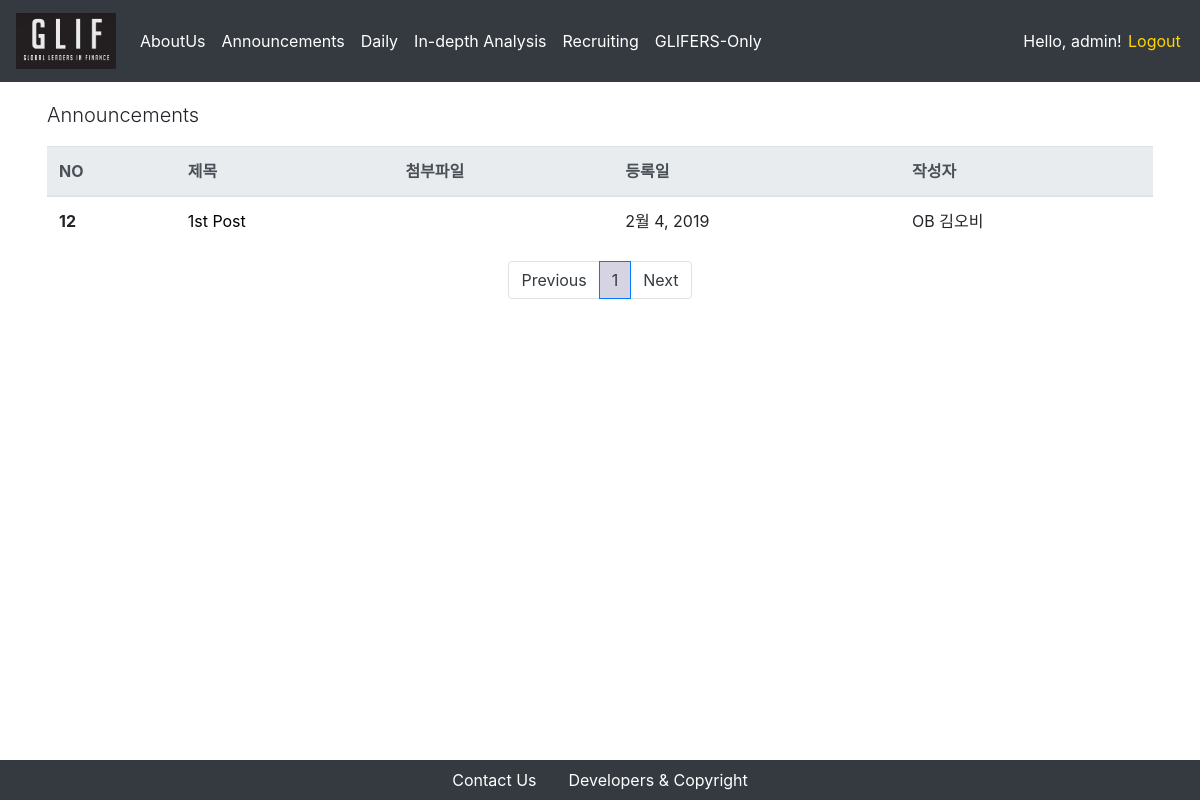
The page /announcement/ (signed in) on the database its author committed.
### users/models.py (models this page shows, shortened)
class CustomUser(AbstractUser):
    is_glifer = models.BooleanField(default=False)
    is_applicant = models.BooleanField(default=False)
    email= models.EmailField(max_length = 250)

class Glifer(models.Model):
    user = models.OneToOneField(CustomUser, on_delete = models.CASCADE, primary_key = True)
    is_mentor = models.BooleanField(default=False)
    is_authorized = models.BooleanField(default = False)
    name_en = models.CharField(max_length = 250)
    name_kr = models.CharField(max_length = 250)
    birthdate = models.DateField(default = "2000-01-01")
    phonenumber = models.CharField(max_length = 250)
    work_at = models.CharField(max_length = 250, blank = True)
    self_intro = models.TextField(max_length = 1000)
    profile_img = models.FileField(upload_to = 'profiles/%Y/%m/%d/', default = '/users/man-user.png')
    nth = models.OneToOneField(Nth, on_delete = models.CASCADE,primary_key = False, null = True, blank = True)
    def __str__(self):
        return str(self.nth.nth) + " " + self.name_kr

class Nth(models.Model):
    nth = models.CharField(max_length = 10)

### announcement/models.py (models this page shows, shortened)
class Post(models.Model):
    title = models.CharField(max_length = 250)
    attached_file = models.FileField(upload_to = 'announcement_attached_files/%Y/%m/%d/', blank = True, null = True)
    written_date = models.DateField(auto_now = True)
    writer = models.ForeignKey(Glifer, on_delete = models.CASCADE, related_name = "announcement_writer")
    content = RichTextUploadingField()

### announcement/views.py (the view)
# urls.py: path('', PostListView.as_view(), name='announcement-index'),
class PostListView(ListView):
    model = Post
    template_name = 'announcement/index.html'
    context_object_name = "posts"
    paginate_by = 5
    block_size = 5 # 하단의 페이지 목록 수
    def get_queryset(self):
        order_by_recent_time = Post.objects.all().order_by("-pk")
        return order_by_recent_time
    def get_context_data(self, **kwargs):
        context = super(PostListView, self).get_context_data(**kwargs)
        block_size = 5 # 하단의 페이지 목록 수
        start_index = int((context['page_obj'].number - 1) / self.block_size) * self.block_size
        end_index = min(start_index + self.block_size, len(context['paginator'].page_range))
        context['page_range'] = context['paginator'].page_range[start_index:end_index]
        return context

### announcement/templates/announcement/index.html (shortened to what this page needs)
{% extends 'setups/base.html' %}
{% block body %}
<div class = "container">
    <div class = "row">
        <p class = "lead">Announcements</p>
        <table class="table">
            <thead class="thead-light">
                <tr>
                    <th scope="col">NO</th>
                    <th scope="col">제목</th>
                    <th scope="col">첨부파일</th>
                    <th scope="col">등록일</th>
                    <th scope="col">작성자</th>
                </tr>
            </thead>
            <tbody>
                {% for post in posts %}
                    <tr>
                        <th scope="row">{{ post.id }}</th>
                        <td>
                            <a href="/announcement/{{post.pk}}" style = "color:black"> {{ post.title }} </a>
                        </td>
                        {% if post.attached_file != '' %}
                            <td><button type="button" class="btn btn-outline-dark btn-download" onclick="location.href = '/announcement/{{post.pk}}/download'"><i class="far fa-file"></i></button></td>
                        {% else %}
                            <td></td>
                        {% endif %}
                        <td>{{ post.written_date }}</td>
                        <td>{{ post.writer }}</td>
                    </tr>
                {% endfor %}
            </tbody>
        </table>
    </div>
    <nav aria-label="Page navigation">
        <ul class="pagination justify-content-center">
            {% if page_obj.has_previous %}
            <li class = "page-item">
                <a class = "page-link" href="?page={{ page_obj.previous_page_number }}" aria-label="Previous">
                Previous
                </a>
            </li>
            {% else %}
            <li class="page-item"><a class="page-link" href="#" tabindex="-1" aria-disabled="true">Previous</a></li>
            {% endif %}
            {% for i in page_range %}
            {% if page_obj.number == i %}
                <li class = "active page-item"><a class="page-link" href="#">{{i}}</a></li>
            {% else %}
                <li class = "page-item"><a class = "page-link" href="?page={{ i }}">{{ i }}</a></li>
            {% endif %}
            {% endfor %}
            {% if page_obj.has_next %}
            <li class = "page-item">
                <a class = "page-link" href="?page={{ page_obj.next_page_number }}" aria-label="Next">
                    Next
                </a>
            </li>
            {% else %}
            <li class="page-item">
                <a class="page-link" href="#">Next</a>
            </li>
            {% endif %}
        </ul>
    </nav>
</div>
{% endblock %}

### setups/templates/setups/base.html (shortened to what this page needs)
<!DOCTYPE html>
<html lang="en">
<head>
    {% load staticfiles %}
    <link rel="stylesheet" href="https://stackpath.bootstrapcdn.com/bootstrap/4.2.1/css/bootstrap.min.css">
    <link rel="stylesheet" type="text/css" href="{% static 'setups/css/index.css' %}">
    <link rel="stylesheet" type="text/css" href="{% static 'setups/css/navbar.css' %}">
    <link rel="stylesheet" type="text/css" href="{% static 'setups/css/aboutus.css' %}">
    <link rel="stylesheet" type="text/css" href="{% static 'setups/css/daily.css' %}">
    <link rel="stylesheet" type="text/css" href="{% static 'setups/css/recruit.css' %}">
    <link rel="stylesheet" href="https://use.fontawesome.com/releases/v5.6.3/css/all.css">
</head>
<body>
    <nav class="navbar fixed-top navbar-expand-lg navbar-dark bg-dark">
        <a class = "navbar-brand" href = "/"><img class = "logo-img" src="{% static 'setups/images/gliflinklogo.png' %}"></a>
        <div class="collapse navbar-collapse" id="navbarSupportedContent">
        <ul class="navbar-nav mr-auto">
            <li class="nav-item dropdown">
                <a class="nav-link dropdown-toggle" href="#" id="navbarDropdownMenuLink" role="button" data-toggle="dropdown" aria-haspopup="false" aria-expanded="true">
                    AboutUs
                </a>
            </li>
            <li class="nav-item active">
                <a class="nav-link" href="/announcement">Announcements <span class="sr-only">(current)</span></a>
            </li>
            <li class="nav-item dropdown">
                <a class="nav-link dropdown-toggle" href="#" id="navbarDropdownMenuLink" role="button" data-toggle="dropdown" aria-haspopup="false" aria-expanded="true">
                    Daily
                </a>
            </li>
            <li class="nav-item active">
                <a class="nav-link" href="/indepthanalysis">In-depth Analysis <span class="sr-only">(current)</span></a>
            </li>
            <li class="nav-item active">
                <a class="nav-link" href="/recruiting">Recruiting <span class="sr-only">(current)</span></a>
            </li>
            <li class="nav-item dropdown">
                <a class="nav-link dropdown-toggle" href="#" id="navbarDropdownMenuLink" role="button" data-toggle="dropdown" aria-haspopup="false" aria-expanded="true">
                    GLIFERS-Only
                </a>
            </li>
        </ul>
        {% if user.is_authenticated %}
            {% if user.is_glifer %}
                <ul class="nav navbar-nav navbar-right">
                    <li class = "authentification greeting">
                        Hello, {{ user.glifer.name_en }}!
                    </li>
                    <li class = "authentification"> <a class = "auth-link" href="/accounts/glifer/userinfo/{{ user.pk }}">Info</a> </li>
                    <li class = "authentification"> <a class = "auth-link" href="{% url 'logout' %}">Logout</a> </li>
                </ul>
            {% else %}
                <ul class="nav navbar-nav navbar-right">
                    <li class = "authentification greeting">
                        Hello, {{ user.username }}!
                    </li>
                    <li class = "authentification"> <a class = "auth-link" href="{% url 'logout' %}">Logout</a> </li>
                </ul>
            {% endif %}
        {% else %}
            <ul class="nav navbar-nav navbar-right">
                <li class = "authentification"> <a class = "auth-link" href="{% url 'login' %}">Login</a> </li>
                <li class = "authentification"> <a class = "auth-link" href="{% url 'signup' %}">Sign up</a> </li>
            </ul>
        {% endif %}
        </div>
    </nav>
    {% block body %}{% endblock %}
    <div class="fixed-bottom navbar-dark bg-dark text-muted">
        <ul class="nav justify-content-center">
            <li class="nav-item">
                <a class="nav-link active" href="#" data-toggle="modal" data-target="#contactus">Contact Us</a>
            </li>
            <li class="nav-item">
                <a class="nav-link" href="#" data-toggle="modal" data-target="#devcopy">Developers & Copyright</a>
            </li>
        </ul>
    </div>
    {% load static %}
    </body>
</html>

### setups/static/setups/css/index.css (style rules this page uses)
.container { margin-top: 100px; margin-bottom: 100px; padding : 0 2.0rem; }
a.page-link { color: #343a40!important; }
.pagination.justify-content-center>li.active>a { background: #d6d3e2; color: #fff; }

### setups/static/setups/css/navbar.css (style rules this page uses)
.navbar-dark .navbar-nav .nav-link { color: white; }
.logo-img { width: 100px; }
a { color: white; }
.dropdown-toggle::after { display:none; }
.authentification { padding-right: 0.2em; padding-left: 0.2em; }
.authentification.greeting { color: white; }
a.auth-link { color: gold; }

### rows shown on the page
CustomUser: username "admin"
Post: id "12", title "1st Post", written_date "2월 4, 2019", writer "OB 김오비"

### other values the page prints
{{ i }} "1"
